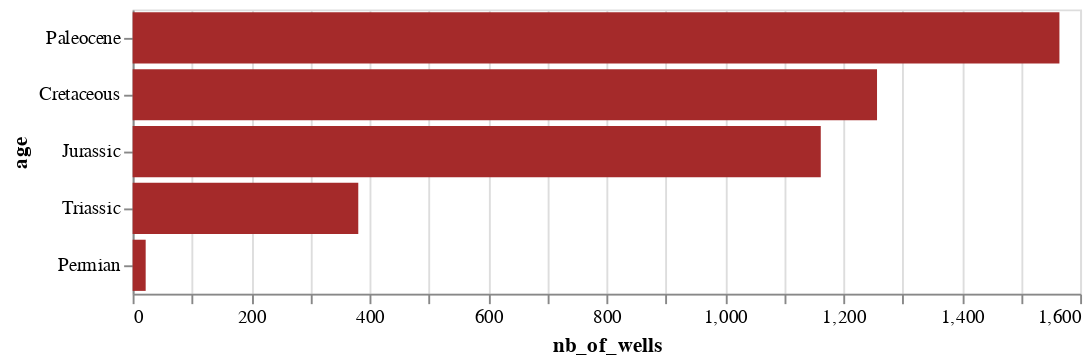

Notebook code for this chart:
### Code cell
alt.Chart(df_count).mark_bar().encode(
   x = 'nb_of_wells',
   y = alt.Y(
            'age',
            sort=alt.EncodingSortField(
            field='nb_of_wells',  # The field to use for the sort
            op='sum',  # The operation to run on the field prior to sorting
            order='descending'  # The order to sort in
        )
    ),
    color=alt.value('brown')
).properties(height=150, width=500)

### Figure 1 — Vega-Lite specification as saved in the notebook (floating-point values rounded to 4 significant figures; data arrays with more than 128 entries replaced by an {"elided": "..."} marker saying what was removed)
{"$schema": "https://vega.github.io/schema/vega-lite/v3.4.0.json", "config": {"mark": {"tooltip": null}, "view": {"height": 300, "width": 400}}, "data": {"name": "data-69b9bce43b6515e4a84c91c7d01fac82"}, "datasets": {"data-69b9bce43b6515e4a84c91c7d01fac82": [{"age": "Cretaceous", "nb_of_wells": 1257, "wlbName": {"elided": "1257 str values"}}, {"age": "Jurassic", "nb_of_wells": 1162, "wlbName": {"elided": "1162 str values"}}, {"age": "Paleocene", "nb_of_wells": 1565, "wlbName": {"elided": "1565 str values"}}, {"age": "Permian", "nb_of_wells": 22, "wlbName": ["15/9-16", "15/9-9", "16/1-2", "16/1-3", "16/2-7", "16/3-5", "16/3-7", "16/3-8 A", "16/3-8 S", "16/4-1", "16/7-2", "16/7-3", "17/4-1", "2/1-7", "2/4-17", "25/10-2 R", "25/10-4 R", "3/5-1", "3/8-1", "6/3-2", "7/3-1", "8/10-3"]}, {"age": "Triassic", "nb_of_wells": 381, "wlbName": {"elided": "381 str values"}}]}, "encoding": {"color": {"value": "brown"}, "x": {"field": "nb_of_wells", "type": "quantitative"}, "y": {"field": "age", "sort": {"field": "nb_of_wells", "op": "sum", "order": "descending"}, "type": "nominal"}}, "height": 150, "mark": "bar", "width": 500}
